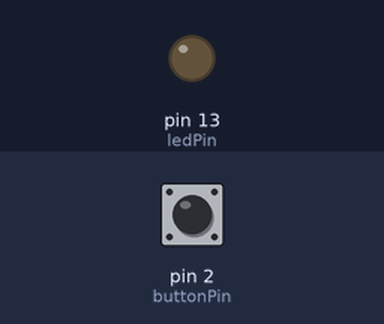
Simulated run of this sketch. Board: Arduino Uno, built with avr-gcc and run on an emulated ATmega328P. Parts: output pins drawn as LEDs (lit = HIGH). Inputs (shaded band) come from the test bench; at power-on: pin 2 (buttonPin) LOW.

Above: at 1.2 s.
1.3 s: pin 2 (buttonPin) pulled HIGH for 0.15 s
At 1.37 s:
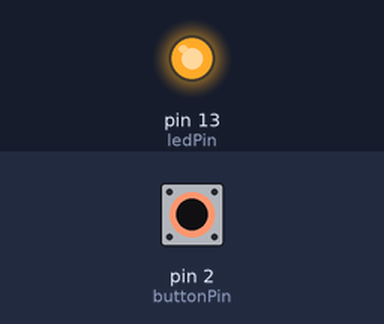
2.9 s: pin 2 (buttonPin) pulled HIGH for 3.2 s
At 7.4 s:
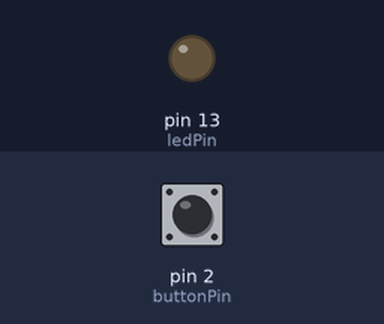
Timing chart, 0 to 8.9 s (numbered marks = the images above; inputs shaded):
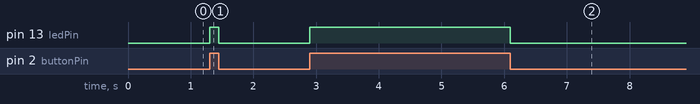

Measured:
- after the input at 1.3 s, pin 13 (ledPin): LOW → HIGH at once, → LOW 0.15 s later
- after the input at 2.9 s, pin 13 (ledPin): LOW → HIGH at once, → LOW 3.2 s later

The sketch:

useInterrupt.ino
```cpp
/*
 * attachInterrupt.pde: attachInterrupt() 與外部中斷
 */

const int interruptNumber = 0;           // Interrupt 0 在 pin 2 上
const int buttonPin = 2;                 // 按鈕(pushbutton)
const int ledPin = 13;                   // LED
volatile int buttonState;                // 用來儲存按鈕狀態

void setup() {
  pinMode(ledPin, OUTPUT);               // 把 ledPin 設置成 OUTPUT
  pinMode(buttonPin, INPUT);             // 把 buttonPin 設置成 INPUT

  // 把外部中斷(interrupt 0)連接到 buttonStateChanged() 函式
  // CHANGE 是指當 pin 狀態改變時就觸發中斷，不管是從 HIGH 到 LOW 或從 LOW 到 HIGH
  attachInterrupt(interruptNumber, buttonStateChanged, CHANGE);
}

void loop() {
  delay(1000);
}

// Interrupt 0 的中斷處理函式
// 讀取 buttonPin 的狀態，並反應到 ledPin 上
void buttonStateChanged() {
  buttonState = digitalRead(buttonPin);
  digitalWrite(ledPin, buttonState);
}
```
